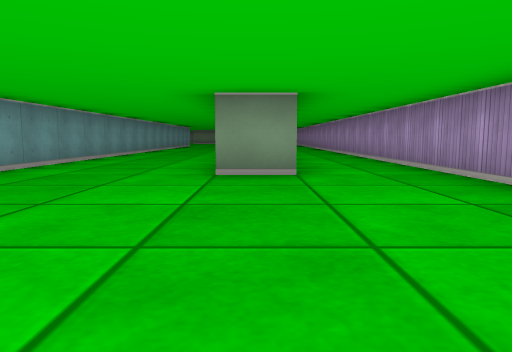
View 1 (above)

19 first-person views from a walk through a cub3D maze. The camera is about half as high as the walls, tilts 6° down and sees 70° across. The floor is counted in squares. Each view is taken from the middle of a square. On the plan, view 1 faces up. The plan holds only what a view shows up to about 9 squares ahead; the rest is blank.

View 2
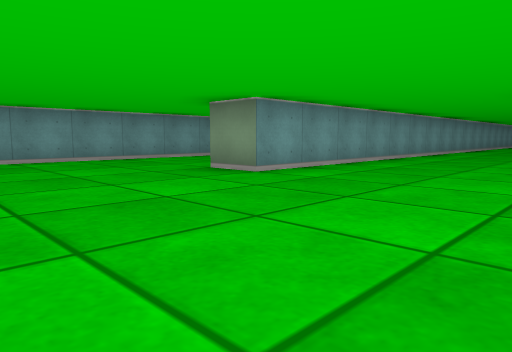

View 3
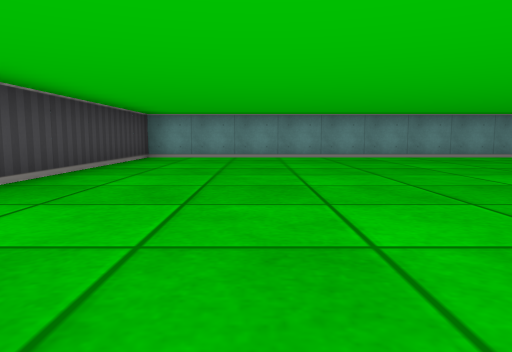

View 4
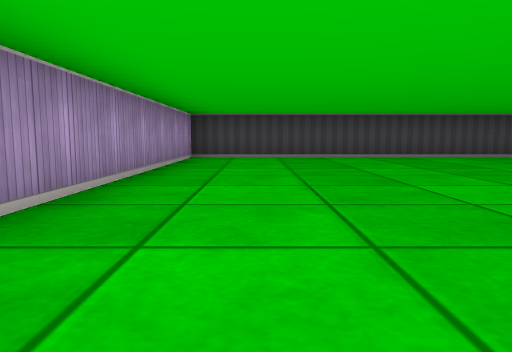

View 5
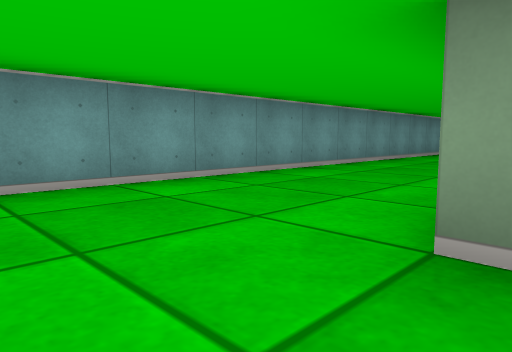

View 6
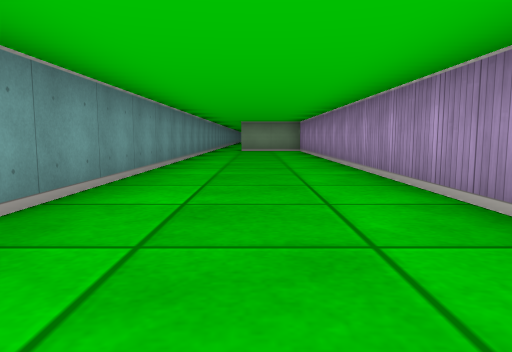

View 7
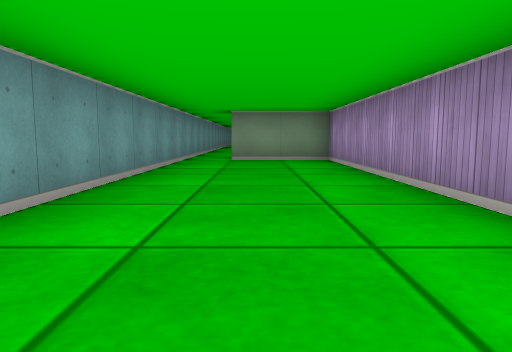

View 8
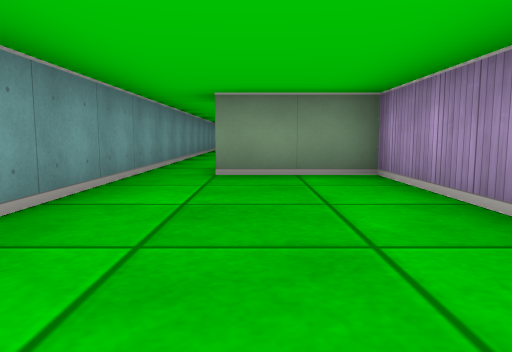

View 9
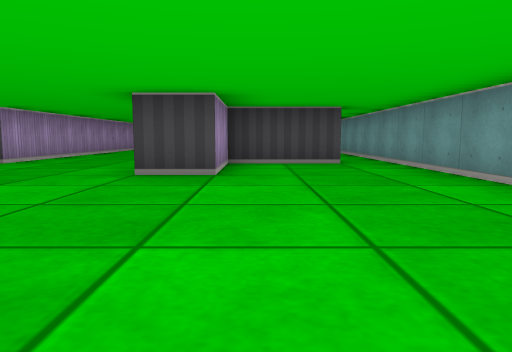

View 10
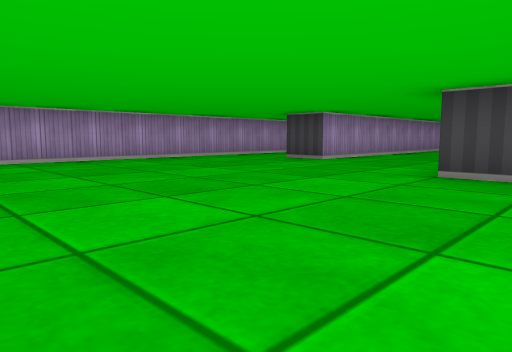

View 11
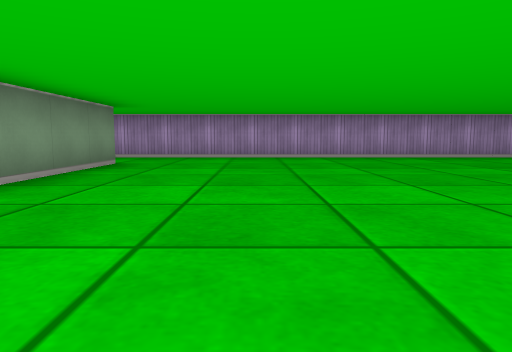

View 12
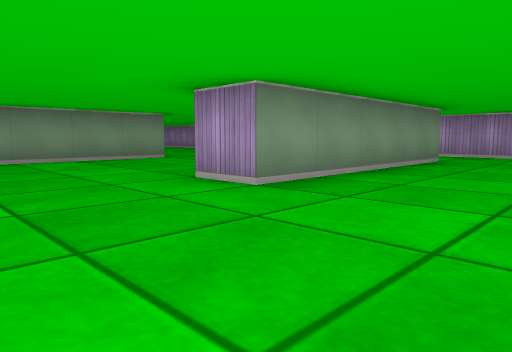

View 13
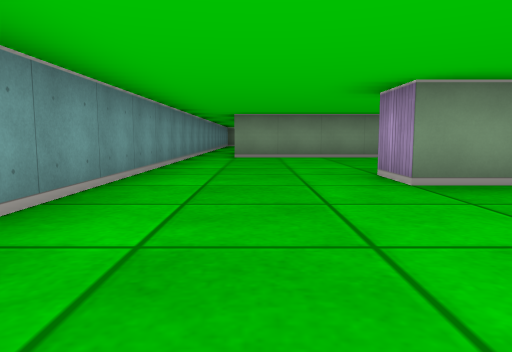

View 14
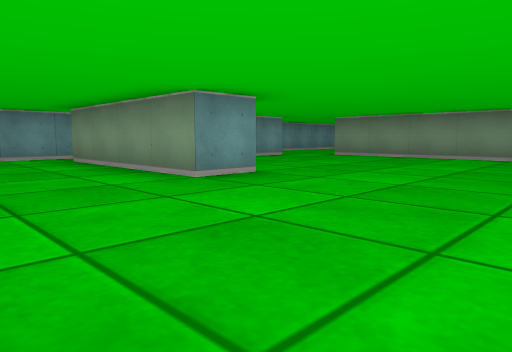

View 15
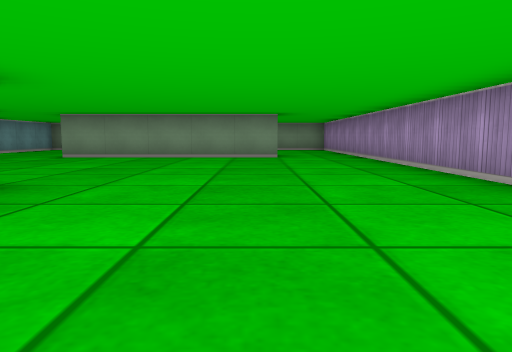

View 16
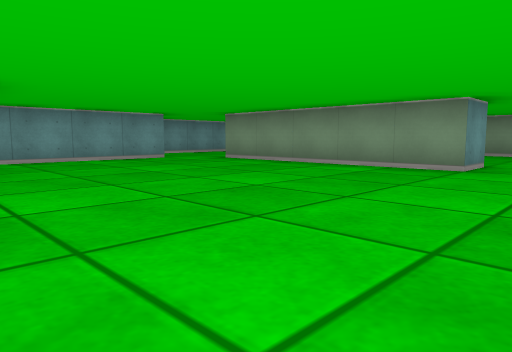

View 17
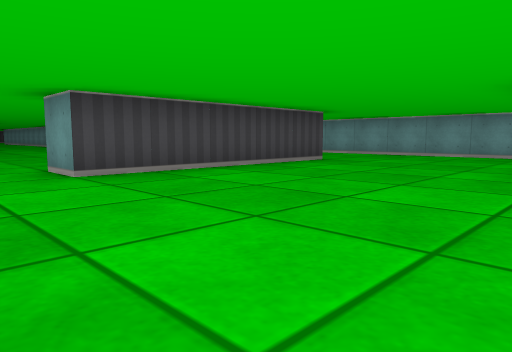

View 18
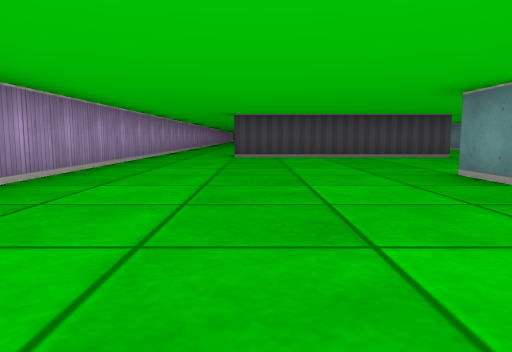

View 19
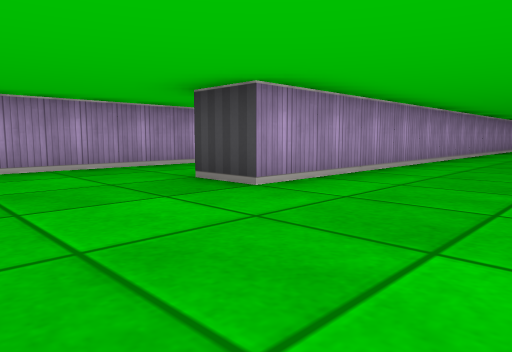

### Floor plan
Ten units are one square. View 1 is at (0, 0); x grows to the right and y downward. Boxes are objects, and circles mark ways between rooms. Rooms are numbered by the first view taken in them; rooms with no view inside come last. Other rooms are left out.
<svg viewBox="-80 -386 110 436">
<path fill="none" stroke="#000" d="M-35 -45 -35 -25 -45 -25M-45 -60 -45 -165 -65 -165M5 -45 -5 -45M-75 -165 -75 45 25 45 25 -20M-45 -265 -45 -275 5 -275 5 -265 -45 -265M-75 -210 -75 -165M-66 -175 -45 -175 -45 -195 -35 -195M25 -160 25 -381M-25 -325 -25 -315 -65 -315M-75 -320 -75 -250M-5 -96 -5 -175 5 -175M-35 -91 -35 -45M-55 -366 -55 -332M5 -375 -45 -375M25 -35 25 -91"/>
<circle cx="-6" cy="-48" r="3" fill="#2a7"/>
<circle cx="-70" cy="-170" r="3" fill="#2a7"/>
<text x="-30" y="-30">1</text>
<text x="-20" y="-230">2</text>
</svg>
Room 1 opens to room 2.

Where each view was taken, in squares from view 1:
view 1: 0 up, 0 right, facing up
view 2: 1 down, 0 right, facing up-left
view 3: 2 down, 1 right, facing left
view 4: 4 up, 1 right, facing down
view 5: 1 up, 4 left, facing up-left
view 6: 4 up, 6 left, facing up
view 7: 9 up, 6 left, facing up
view 8: 12 up, 6 left, facing up
view 9: 24 up, 5 left, facing down
view 10: 24 up, 5 left, facing down-right
view 11: 24 up, 6 left, facing right
view 12: 24 up, 7 left, facing up-right
view 13: 23 up, 6 left, facing up
view 14: 29 up, 1 right, facing up-left
view 15: 29 up, 0 right, facing up
view 16: 32 up, 2 right, facing up-left
view 17: 32 up, 2 right, facing down-left
view 18: 36 up, 0 right, facing down
view 19: 20 up, 3 left, facing down-right
